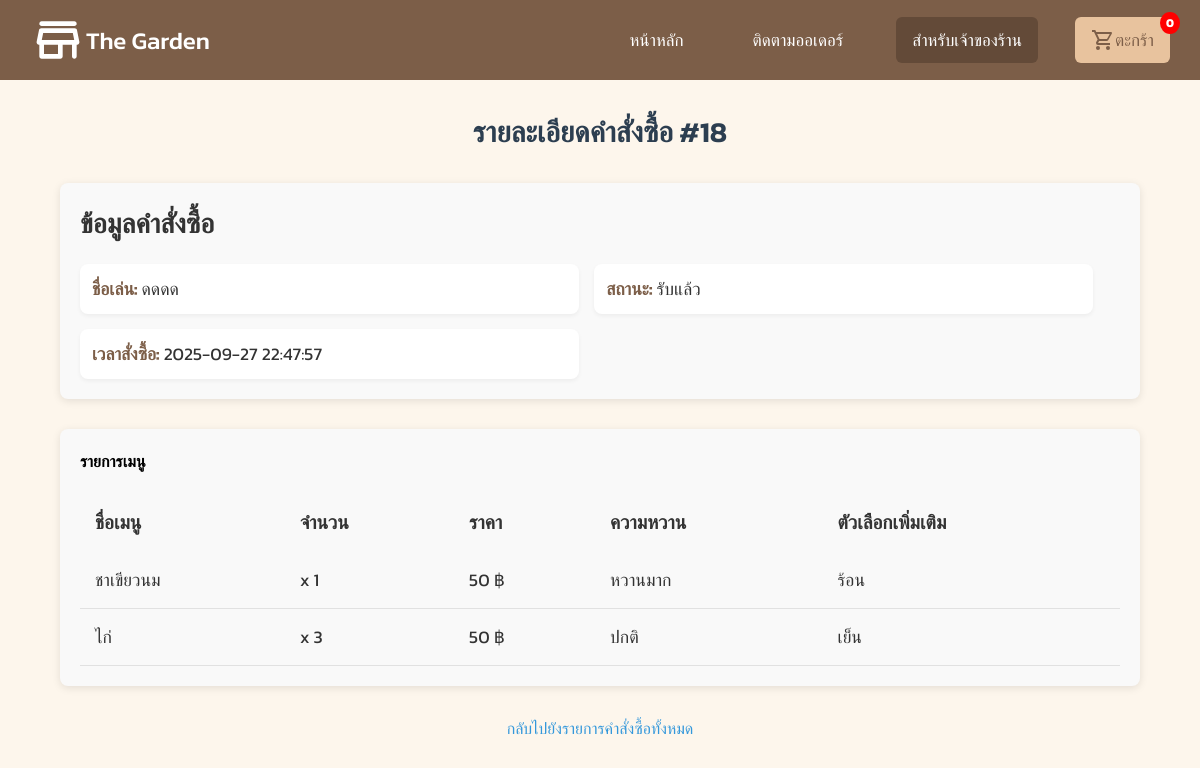
The app's page /track-orders/18 with its own data.
### tables this page shows
CREATE TABLE "orders" (
    id INTEGER UNIQUE,
    nickname TEXT NOT NULL,
    phone TEXT NOT NULL,
    note TEXT,
    cart_data TEXT,
    status TEXT,
    timestamp DATETIME,
    slip_filename TEXT, cancel_token TEXT,
    PRIMARY KEY(id)
);

### app.py (the view)
@app.route('/track-orders/<int:order_id>', methods=['GET'])
def view_order(order_id):
    with get_db() as db:
        order = db.execute("""
            SELECT id, nickname, status, timestamp, cart_data
            FROM orders
            WHERE id = ?
        """, (order_id,)).fetchone()
        if order:
            cart = json.loads(order['cart_data'])  # แปลง JSON เป็น list
            return render_template('view_order_customer.html', order=order, cart=cart)
    return "ไม่พบคำสั่งซื้อนี้"

### app.py (called while the page is built)
def get_db():
    conn = sqlite3.connect(db_garden, timeout=10)
    conn.row_factory = sqlite3.Row
    return conn

### templates/view_order_customer.html
{% extends "layout.html" %}
{% block content %}
<h1 class="order-title">รายละเอียดคำสั่งซื้อ #{{ order['id'] }}</h1>
<section class="order-info">
  <h4 class="section-title">ข้อมูลคำสั่งซื้อ</h4>
  <div class="order-details">
    <div class="detail-item">
      <strong>ชื่อเล่น:</strong> {{ order['nickname'] }}
    </div>
    <div class="detail-item">
      <strong>สถานะ:</strong> {{ order['status'] }}
    </div>
    <div class="detail-item">
      <strong>เวลาสั่งซื้อ:</strong> {{ order['timestamp'] }}
    </div>
  </div>
</section>
<section class="order-items">
  <h4 class="section-title">รายการเมนู</h4>
  <table class="menu-table">
    <thead>
      <tr>
        <th>ชื่อเมนู</th>
        <th>จำนวน</th>
        <th>ราคา</th>
        <th>ความหวาน</th>
        <th>ตัวเลือกเพิ่มเติม</th>
      </tr>
    </thead>
    <tbody>
      {% for item in cart %}
      <tr class="menu-item">
        <td class="menu-name">{{ item['name'] }}</td>
        <td class="menu-qty">x {{ item['qty'] }}</td>
        <td class="menu-price">{{ item['price'] }} ฿</td>
        <td class="menu-sweetness">{{ item['sweetness'] if item['sweetness'] else 'ปกติ' }}</td>
        <td class="menu-options">{{ item['optionName'] if item['optionName'] else 'เย็น' }}</td>
      </tr>
      {% endfor %}
    </tbody>
  </table>
</section>
<footer>
  <p><a href="{{ url_for('track_orders') }}">กลับไปยังรายการคำสั่งซื้อทั้งหมด</a></p>
</footer>
{% endblock %}

### static/style.css (style rules this page uses)
:root { --brown: #7C5E48; --cream: #FDF6EC; --white: #fff; --black: #808080; --brown-hover: #634a38; --blue: #262c91; --cream-li: #E8C39E; --red: #E53E3E; --color-font: #583E2C; --img-color: #A67C52; }
* { margin: 0; padding: 0; box-sizing: border-box; font-family: "Kanit", sans-serif; }
body { background-color: var(--cream); height: 100%; overflow-x: hidden; overflow-y: hidden; position: relative; }
strong { color: var(--brown); }
.order-title { font-size: 2rem; color: #2c3e50; text-align: center; margin-top: 40px; margin-bottom: 30px; font-weight: 600; }
.order-info { margin: 30px auto; padding: 20px; background-color: #f9f9f9; border-radius: 8px; box-shadow: 0 2px 8px rgba(0, 0, 0, 0.1); width: 90%; max-width: 1200px; }
.order-info .section-title { font-size: 1.7rem; font-weight: bold; color: #333; margin-bottom: 20px; }
.order-info .order-details { display: flex; flex-wrap: wrap; gap: 15px; }
.order-info .detail-item { background-color: #ffffff; border-radius: 8px; padding: 12px; width: 48%; font-size: 1.1rem; color: #333; box-shadow: 0 2px 4px rgba(0, 0, 0, 0.05); }
.order-items { margin: 30px auto; padding: 20px; background-color: #f9f9f9; border-radius: 8px; box-shadow: 0 2px 8px rgba(0, 0, 0, 0.1); width: 90%; max-width: 1200px; }
.order-items .menu-table { width: 100%; border-collapse: collapse; margin-top: 20px; }
.order-items .menu-table th, .order-items .menu-table td { padding: 15px; text-align: left; }
.order-items .menu-table th { background-color: #f9f9f9; color: #333; font-weight: bold; font-size: 1.2rem; text-transform: uppercase; border: bottom 1px solid #b7b7b7; }
.order-items .menu-table td { font-size: 1.1rem; color: #333; border-bottom: 1px solid #e1e1e1; }
footer p { text-align: center; margin-top: 20px; }
footer a { color: #3498db; text-decoration: none; }
.order-title { font-size: 2rem; color: #2c3e50; text-align: center; margin-top: 30px; margin-bottom: 20px; font-weight: 600; }
.order-title { font-size: 1.8em; margin-bottom: 20px; }

### static/login.css (style rules this page uses)
:root { --brown:#7C5E48; --cream:#FDF6EC; --white:#fff; --black:#808080; --brown-hover:#634a38; --blue:#262c91; }
* { margin: 0; padding: 0; box-sizing: border-box; font-family: "Kanit", sans-serif; }

### records on screen
orders: id "18", nickname "ดดดด", status "รับแล้ว", timestamp "2025-09-27 22:47:57"

### other values on screen
{{ item['name'] }} "ชาเขียวนม" "ไก่"
{{ item['qty'] }} "1" "3"
{{ item['price'] }} "50" "50"
{{ item['sweetness'] if item['sweetness'] else 'ปกติ' }} "หวานมาก" "ปกติ"
{{ item['optionName'] if item['optionName'] else 'เย็น' }} "ร้อน" "เย็น"
